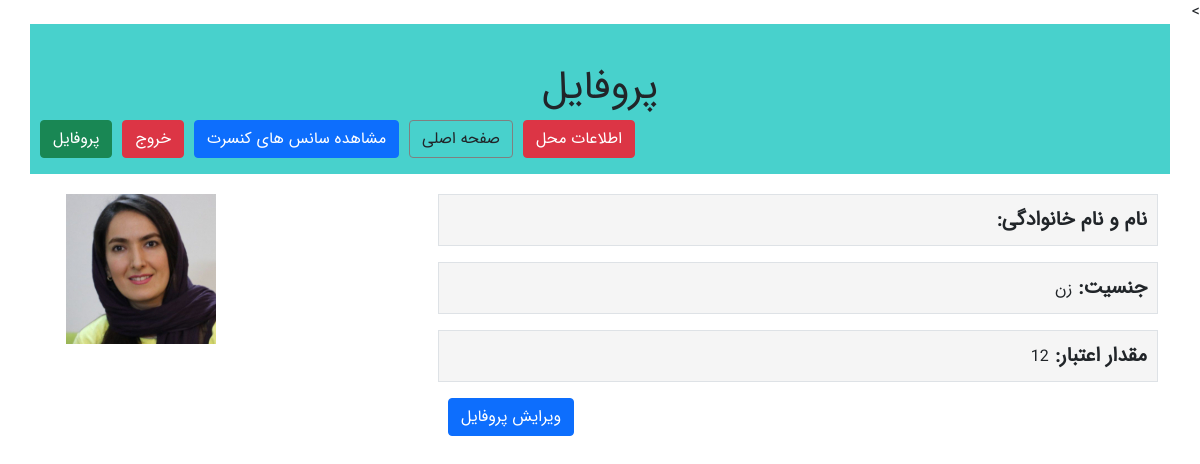
/accounts/profile/ (signed in), run on the app's committed database.
### accounts/models.py (models this page shows)
class ProfileModel(models.Model):
    class Meta:
        verbose_name="کاربر"
        verbose_name_plural="کاربر"
    user=models.OneToOneField(User,on_delete=models.CASCADE,verbose_name="کاربری",related_name="profile")
    ProfileImage=models.ImageField(upload_to="ProfileImages/",verbose_name="عکس")
    Man=1
    Woman=2
    status_chioces=((Man,"مرد"),(Woman,"زن"))
    Gender=models.IntegerField(choices=status_chioces,verbose_name="جنسیت")
    Credit=models.IntegerField(verbose_name="اعتبار", default=0)

### accounts/views.py (the view)
# urls.py: path('profile/', views.profileView),
@login_required
def profileView(request):
    profile=request.user.profile
    context={
        "profile":profile
    }
    return render(request,"accounts/profile.html",context)

### accounts/templates/accounts/profile.html
{% extends "ticketSales/layout.html" %}
{% block titlepage %}
    پروفایل {{ concertdetails.Name }}
{% endblock%}
{% block mainContent %}
   <div class="row" style="margin-top: 20px;">
            <div class="col-md-8">
                <div >
                    <p class="border"> <span class="title">نام و نام خانوادگی: </span> {{ profile.user.get_full_name }} </p>
                    <p class="border"> <span class="title">جنسیت: </span> {{ profile.get_Gender_display }}</p>
                    <p class="border"><span class="title">مقدار اعتبار: </span> {{ profile.Credit }}</p>
                    <ul class="btnul">
                        <li><a class="btn btn-primary" href="/accounts/profileEdit"> ویرایش پروفایل</a></li>
                    </ul>
                </div>
            </div>
            <div class="col-md-4" dir="ltr">
                    <img src="{{ profile.ProfileImage.url }}">
            </div>
    </div>
{% endblock%}

### ticketSales/static/ticketSales/css/style.css (style rules this page uses)
body { font-family: 'IranSanse'; }
.btnul { list-style-type: none; padding-left: 0; }
.btnul li { float: left; margin-left: 10px; }
.border { background-color: whitesmoke; }
.title { font-size: 20px; font-weight: bold; width: 100px !important; }
p { padding: 10px; }

### data on the page
ProfileModel: Gender "زن", Credit "12", ProfileImage (picture)
